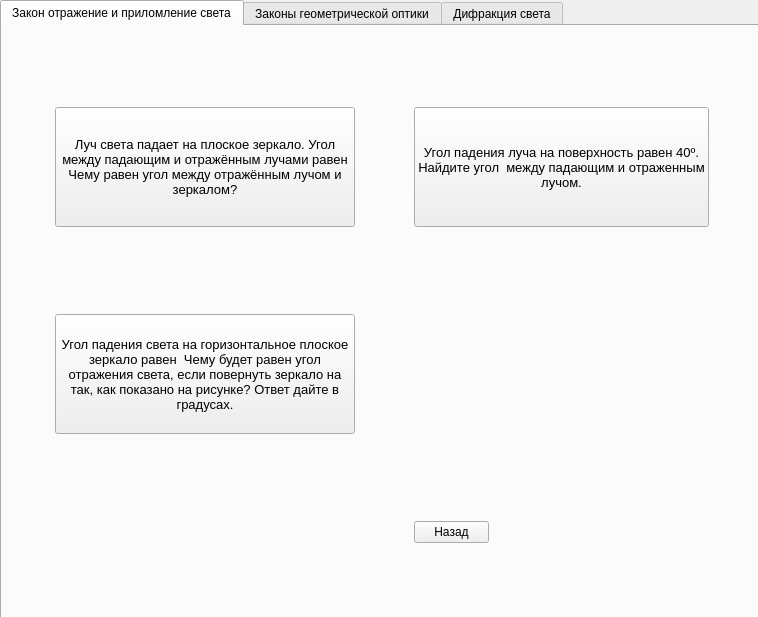
<?xml version="1.0" encoding="UTF-8"?>
<ui version="4.0">
 <class>MainWindow</class>
 <widget class="QMainWindow" name="MainWindow">
  <property name="geometry">
   <rect>
    <x>0</x>
    <y>0</y>
    <width>758</width>
    <height>617</height>
   </rect>
  </property>
  <property name="windowTitle">
   <string>MainWindow</string>
  </property>
  <widget class="QWidget" name="centralwidget">
   <widget class="QTabWidget" name="tabWidget">
    <property name="geometry">
     <rect>
      <x>0</x>
      <y>0</y>
      <width>761</width>
      <height>621</height>
     </rect>
    </property>
    <property name="currentIndex">
     <number>0</number>
    </property>
    <widget class="QWidget" name="tab">
     <attribute name="title">
      <string>Закон отражение и приломление света</string>
     </attribute>
     <widget class="QWidget" name="gridLayoutWidget">
      <property name="geometry">
       <rect>
        <x>0</x>
        <y>0</y>
        <width>761</width>
        <height>601</height>
       </rect>
      </property>
      <layout class="QGridLayout" name="gridLayout">
       <item row="1" column="0">
        <widget class="QPushButton" name="pushButton">
         <property name="maximumSize">
          <size>
           <width>300</width>
           <height>120</height>
          </size>
         </property>
         <property name="font">
          <font>
           <pointsize>10</pointsize>
          </font>
         </property>
         <property name="text">
          <string>Угол падения света на горизонтальное плоское 
зеркало равен  Чему будет равен угол 
отражения света, если повернуть зеркало на  
так, как показано на рисунке? Ответ дайте в 
градусах.</string>
         </property>
        </widget>
       </item>
       <item row="0" column="0">
        <widget class="QPushButton" name="pushButton_2">
         <property name="maximumSize">
          <size>
           <width>300</width>
           <height>120</height>
          </size>
         </property>
         <property name="font">
          <font>
           <pointsize>10</pointsize>
           <weight>50</weight>
           <bold>false</bold>
           <stylestrategy>PreferAntialias</stylestrategy>
          </font>
         </property>
         <property name="mouseTracking">
          <bool>false</bool>
         </property>
         <property name="contextMenuPolicy">
          <enum>Qt::ActionsContextMenu</enum>
         </property>
         <property name="text">
          <string>Луч света падает на плоское зеркало. Угол 
между падающим и отражённым лучами равен  
Чему равен угол между отражённым лучом и 
зеркалом?</string>
         </property>
         <property name="iconSize">
          <size>
           <width>2</width>
           <height>2</height>
          </size>
         </property>
         <property name="autoRepeatDelay">
          <number>50</number>
         </property>
         <property name="autoRepeatInterval">
          <number>25</number>
         </property>
        </widget>
       </item>
       <item row="0" column="1">
        <widget class="QPushButton" name="pushButton_3">
         <property name="maximumSize">
          <size>
           <width>300</width>
           <height>120</height>
          </size>
         </property>
         <property name="font">
          <font>
           <pointsize>10</pointsize>
          </font>
         </property>
         <property name="text">
          <string>Угол падения луча на поверхность равен 40º. 
Найдите угол  между падающим и отраженным 
лучом.</string>
         </property>
        </widget>
       </item>
       <item row="2" column="1">
        <widget class="QPushButton" name="pushButton_9">
         <property name="maximumSize">
          <size>
           <width>75</width>
           <height>16777215</height>
          </size>
         </property>
         <property name="text">
          <string>Назад</string>
         </property>
        </widget>
       </item>
       <item row="1" column="1">
        <widget class="QLabel" name="label">
         <property name="text">
          <string/>
         </property>
         <property name="pixmap">
          <pixmap>D:/Downloads/Снимок экрана 2024-02-05 005656.png</pixmap>
         </property>
        </widget>
       </item>
      </layout>
     </widget>
    </widget>
    <widget class="QWidget" name="tab_1">
     <attribute name="title">
      <string>Законы геометрической оптики</string>
     </attribute>
     <widget class="QWidget" name="gridLayoutWidget_2">
      <property name="geometry">
       <rect>
        <x>0</x>
        <y>0</y>
        <width>761</width>
        <height>601</height>
       </rect>
      </property>
      <layout class="QGridLayout" name="gridLayout_2">
       <item row="0" column="0">
        <widget class="QPushButton" name="pushButton_6">
         <property name="maximumSize">
          <size>
           <width>320</width>
           <height>120</height>
          </size>
         </property>
         <property name="font">
          <font>
           <pointsize>9</pointsize>
           <weight>50</weight>
           <bold>false</bold>
           <stylestrategy>PreferAntialias</stylestrategy>
          </font>
         </property>
         <property name="mouseTracking">
          <bool>false</bool>
         </property>
         <property name="contextMenuPolicy">
          <enum>Qt::ActionsContextMenu</enum>
         </property>
         <property name="text">
          <string>Ha pиcункe пoкaзaнo pacпoлoжeниe глaвнoй 
oптичecкoй ocи MN линзы, cвeтящeйcя тoчки S и ee 
изoбpaжeния S1.  Haйдитe пocтpoeниeм 
oптичecкий цeнтp линзы 
и ee фoкуcы. Oпpeдeлитe, coбиpaющeй или 
pacceивaющeй являeтcя этa линзa, дeйcтвитeльным
 или мнимым являeтcя изoбpaжeниe.</string>
         </property>
         <property name="iconSize">
          <size>
           <width>2</width>
           <height>2</height>
          </size>
         </property>
         <property name="autoRepeatDelay">
          <number>50</number>
         </property>
         <property name="autoRepeatInterval">
          <number>25</number>
         </property>
        </widget>
       </item>
       <item row="1" column="1">
        <widget class="QPushButton" name="pushButton_10">
         <property name="maximumSize">
          <size>
           <width>75</width>
           <height>16777215</height>
          </size>
         </property>
         <property name="text">
          <string>Назад</string>
         </property>
        </widget>
       </item>
       <item row="0" column="1">
        <widget class="QLabel" name="label_2">
         <property name="text">
          <string/>
         </property>
         <property name="pixmap">
          <pixmap>D:/Downloads/Снимок экрана 2024-02-05 011638.png</pixmap>
         </property>
        </widget>
       </item>
      </layout>
     </widget>
    </widget>
    <widget class="QWidget" name="tab_2">
     <attribute name="title">
      <string>Дифракция света</string>
     </attribute>
     <widget class="QWidget" name="horizontalLayoutWidget">
      <property name="geometry">
       <rect>
        <x>80</x>
        <y>120</y>
        <width>581</width>
        <height>311</height>
       </rect>
      </property>
      <layout class="QHBoxLayout" name="horizontalLayout">
       <item>
        <widget class="QPushButton" name="pushButton_12">
         <property name="maximumSize">
          <size>
           <width>320</width>
           <height>120</height>
          </size>
         </property>
         <property name="font">
          <font>
           <pointsize>10</pointsize>
           <weight>50</weight>
           <bold>false</bold>
           <stylestrategy>PreferAntialias</stylestrategy>
          </font>
         </property>
         <property name="mouseTracking">
          <bool>false</bool>
         </property>
         <property name="contextMenuPolicy">
          <enum>Qt::ActionsContextMenu</enum>
         </property>
         <property name="text">
          <string>Технология «просветления» объективов 
оптических систем основана на использовании 
явления
1)  дифракция
2)  интерференция
3)  дисперсия
4)  поляризация</string>
         </property>
         <property name="iconSize">
          <size>
           <width>2</width>
           <height>2</height>
          </size>
         </property>
         <property name="autoRepeatDelay">
          <number>50</number>
         </property>
         <property name="autoRepeatInterval">
          <number>25</number>
         </property>
        </widget>
       </item>
      </layout>
     </widget>
     <widget class="QPushButton" name="pushButton_15">
      <property name="geometry">
       <rect>
        <x>600</x>
        <y>500</y>
        <width>75</width>
        <height>23</height>
       </rect>
      </property>
      <property name="maximumSize">
       <size>
        <width>75</width>
        <height>16777215</height>
       </size>
      </property>
      <property name="text">
       <string>Назад</string>
      </property>
     </widget>
    </widget>
   </widget>
  </widget>
 </widget>
 <resources/>
 <connections/>
</ui>
